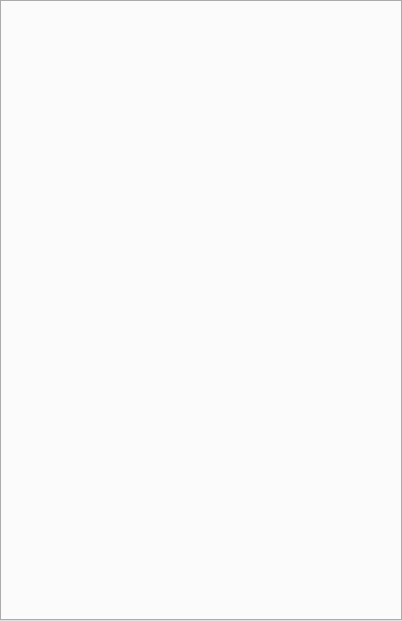
<?xml version="1.0" encoding="UTF-8"?>
<ui version="4.0">
 <class>gbl_dock_widget</class>
 <widget class="QgsDockWidget" name="gbl_dock_widget">
  <property name="geometry">
   <rect>
    <x>0</x>
    <y>0</y>
    <width>402</width>
    <height>621</height>
   </rect>
  </property>
  <property name="windowTitle">
   <string>&lt;insert plugin name&gt;</string>
  </property>
  <widget class="QWidget" name="dockWidgetContents">
   <layout class="QVBoxLayout" name="verticalLayout">
    <property name="leftMargin">
     <number>0</number>
    </property>
    <property name="topMargin">
     <number>0</number>
    </property>
    <property name="rightMargin">
     <number>0</number>
    </property>
    <property name="bottomMargin">
     <number>0</number>
    </property>
    <item>
     <widget class="QTabWidget" name="tabWidget">
      <property name="currentIndex">
       <number>-1</number>
      </property>
     </widget>
    </item>
   </layout>
  </widget>
 </widget>
 <customwidgets>
  <customwidget>
   <class>QgsDockWidget</class>
   <extends>QDockWidget</extends>
   <header>qgsdockwidget.h</header>
   <container>1</container>
  </customwidget>
 </customwidgets>
 <resources/>
 <connections/>
</ui>
